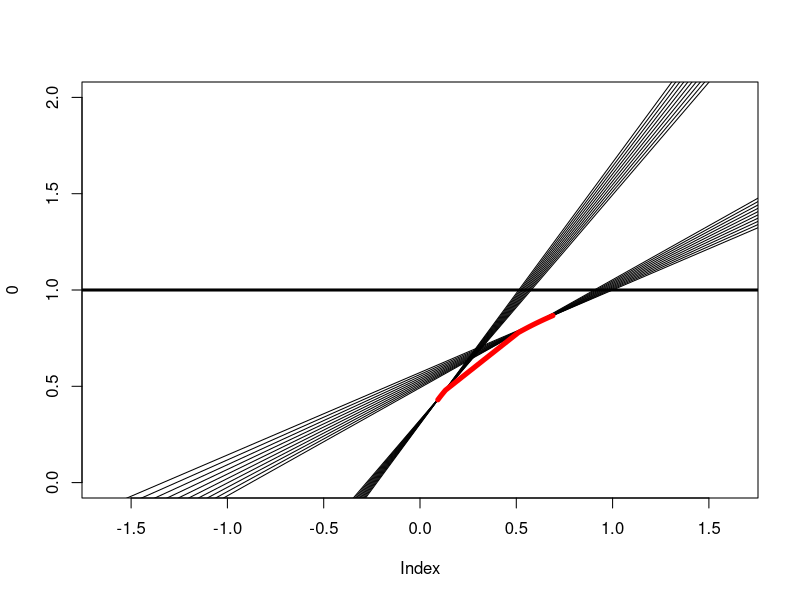

R code for this plot:
theta = c(seq(pi/4,pi/4+0.05,len=10),seq(pi/3,pi/3+0.05,len=10))
cosphi = 1.3 * cos(theta)
good = abs(cosphi) < 1
thetagood = theta[good]
phigood = acos(cosphi[good])
a = 1-tan(phigood)/tan(thetagood)
b = tan(phigood)
svg('image/right2raw.svg')
plot(0,xlim=c(-1,1),ylim=c(0,2),asp=1,ty='n')
for(i in 1:length(good)) abline(a=a[i],b=b[i])
abline(1,0,lwd=3)
x = 0.69/tan(thetagood)^3
y = a+b*x
lines(x,y,col='red',lwd=5)
dev.off()
